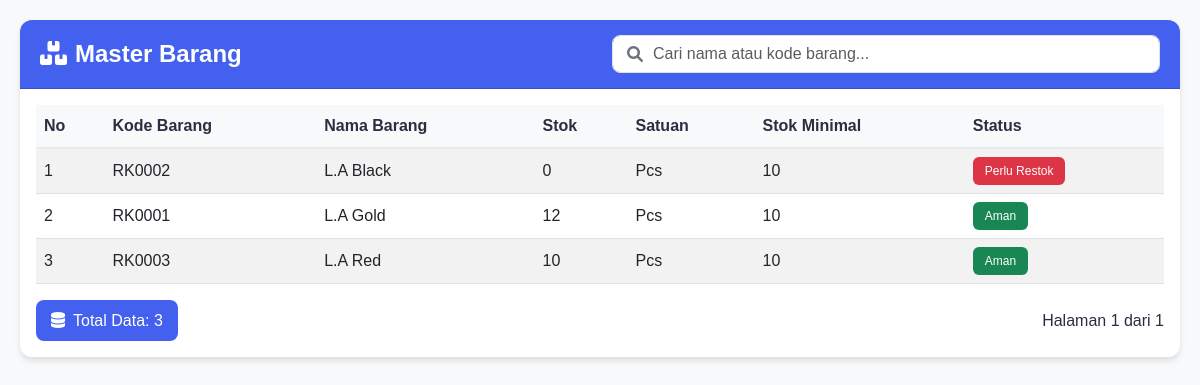
Screenshot of /master_barang.php with the database file from the repository.
### tables this page shows
CREATE TABLE `barang` (
  `id` int(11) NOT NULL,
  `kode_barang` varchar(20) NOT NULL,
  `nama_barang` varchar(100) NOT NULL,
  `stok` int(11) NOT NULL,
  `satuan` varchar(20) NOT NULL,
  `stok_minimal` int(10) NOT NULL
);

### master_barang.php (the view, shortened to what this page needs)
<?php
include 'config/koneksi.php';
$keyword = $_GET['keyword'] ?? '';
$page = isset($_GET['page']) ? max(1, intval($_GET['page'])) : 1;
$limit = 10;
$start = ($page - 1) * $limit;
$where = '';
$count_q = $conn->query("SELECT COUNT(*) as total FROM barang $where");
$total_data = $count_q->fetch_assoc()['total'] ?? 0;
$total_page = ceil($total_data / $limit);
$query = "SELECT * FROM barang $where ORDER BY nama_barang ASC LIMIT $start, $limit";
$barang = $conn->query($query);
?>
<!DOCTYPE html>
<html lang="id">
<head>
    <link href="https://cdn.jsdelivr.net/npm/bootstrap@5.3.0/dist/css/bootstrap.min.css" rel="stylesheet">
    <link href="https://cdnjs.cloudflare.com/ajax/libs/font-awesome/6.0.0/css/all.min.css" rel="stylesheet">
</head>
<body>
    <div class="container">
        <div class="card">
            <div class="card-header">
                <div class="row align-items-center">
                    <div class="col-md-6">
                        <h4 class="mb-0">
                            <i class="fas fa-boxes me-2"></i>Master Barang
                        </h4>
                    </div>
                    <div class="col-md-6">
                        <div class="search-box">
                            <i class="fas fa-search"></i>
                            <input type="text" id="searchInput" class="form-control"
                                   placeholder="Cari nama atau kode barang..."
                                   value="<?= htmlspecialchars($keyword) ?>">
                        </div>
                    </div>
                </div>
            </div>
            <div class="card-body">
                <div id="tableContainer">
                    <table class="table table-striped table-hover">
                        <thead>
                            <tr>
                                <th>No</th>
                                <th>Kode Barang</th>
                                <th>Nama Barang</th>
                                <th>Stok</th>
                                <th>Satuan</th>
                                <th>Stok Minimal</th>
                                <th>Status</th>
                            </tr>
                        </thead>
                        <tbody>
                            <?php if ($barang->num_rows): ?>
                                <?php
                                $no = $start + 1;
                                while ($b = $barang->fetch_assoc()):
                                    $status = ($b['stok'] >= $b['stok_minimal']) ? 'Aman' : 'Perlu Restok';
                                    $status_class = ($status == 'Aman') ? 'success' : 'danger';
                                ?>
                                    <tr>
                                        <td><?= $no++ ?></td>
                                        <td><?= htmlspecialchars($b['kode_barang']) ?></td>
                                        <td><?= htmlspecialchars($b['nama_barang']) ?></td>
                                        <td><?= $b['stok'] ?></td>
                                        <td><?= htmlspecialchars($b['satuan']) ?></td>
                                        <td><?= $b['stok_minimal'] ?></td>
                                        <td>
                                            <span class="badge bg-<?= $status_class ?>">
                                                <?= $status ?>
                                            </span>
                                        </td>
                                    </tr>
                                <?php endwhile; ?>
                            <?php endif; ?>
                        </tbody>
                    </table>
                    <div class="d-flex justify-content-between align-items-center mt-3">
                        <div class="total-data">
                            <i class="fas fa-database me-2"></i>Total Data: <?= $total_data ?>
                        </div>
                        <div class="pagination">
                            <span>Halaman <?= $page ?> dari <?= $total_page ?></span>
                        </div>
                    </div>
                </div>
            </div>
        </div>
    </div>
</body>
</html>

### master_barang.php (style rules this page uses)
:root { --primary-color: #4361ee; --secondary-color: #3f37c9; --success-color: #4bb543; --danger-color: #dc3545; --background: #f8f9fa; --card-bg: #ffffff; --text-color: #2b2d42; --border-radius: 12px; --box-shadow: 0 4px 6px rgba(0, 0, 0, 0.1); }
body { font-family: 'Poppins', sans-serif; background: var(--background); color: var(--text-color); line-height: 1.6; }
.container { max-width: 1400px; margin: 0 auto; padding: 20px; }
.card { background: var(--card-bg); border-radius: var(--border-radius); box-shadow: var(--box-shadow); margin-bottom: 20px; border: none; transition: transform 0.3s ease; }
.card-header { background-color: var(--primary-color); color: white; border-radius: var(--border-radius) var(--border-radius) 0 0 !important; padding: 15px 20px; }
.card-header h4 { margin: 0; font-weight: 600; }
.search-box { position: relative; }
.search-box i { position: absolute; left: 15px; top: 50%; transform: translateY(-50%); color: #6c757d; }
.search-box input { padding-left: 40px; border-radius: 8px; border: 1px solid #e0e0e0; transition: all 0.3s ease; }
.table { margin-bottom: 0; }
.table th { background-color: #f8f9fa; font-weight: 600; color: var(--text-color); border-bottom: 2px solid #e9ecef; }
.table td { vertical-align: middle; }
.table-striped tbody tr:nth-of-type(odd) { background-color: rgba(0, 0, 0, 0.02); }
.pagination { display: flex; align-items: center; gap: 10px; }
.pagination span { color: var(--text-color); font-weight: 500; }
.total-data { background-color: var(--primary-color); color: white; padding: 8px 15px; border-radius: 8px; font-weight: 500; }
.badge { padding: 8px 12px; font-weight: 500; }

### rows the page displays
barang: kode_barang "RK0002", nama_barang "L.A Black", stok "0", satuan "Pcs", stok_minimal "10", status "Perlu Restok"
barang: kode_barang "RK0001", nama_barang "L.A Gold", stok "12", satuan "Pcs", stok_minimal "10", status "Aman"
barang: kode_barang "RK0003", nama_barang "L.A Red", stok "10", satuan "Pcs", stok_minimal "10", status "Aman"

### other values shown
$total_data "3"
$page "1"
$total_page "1"
